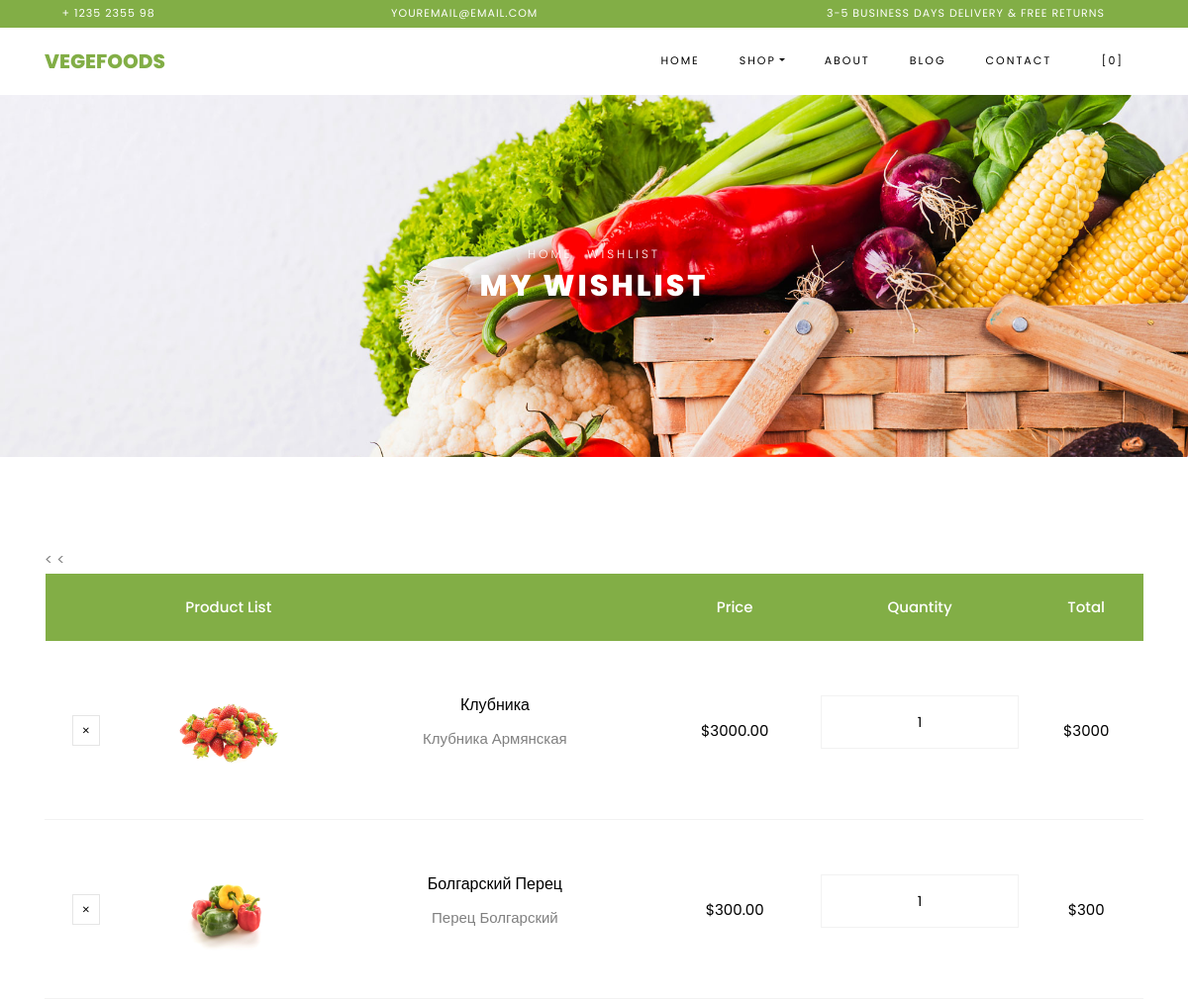
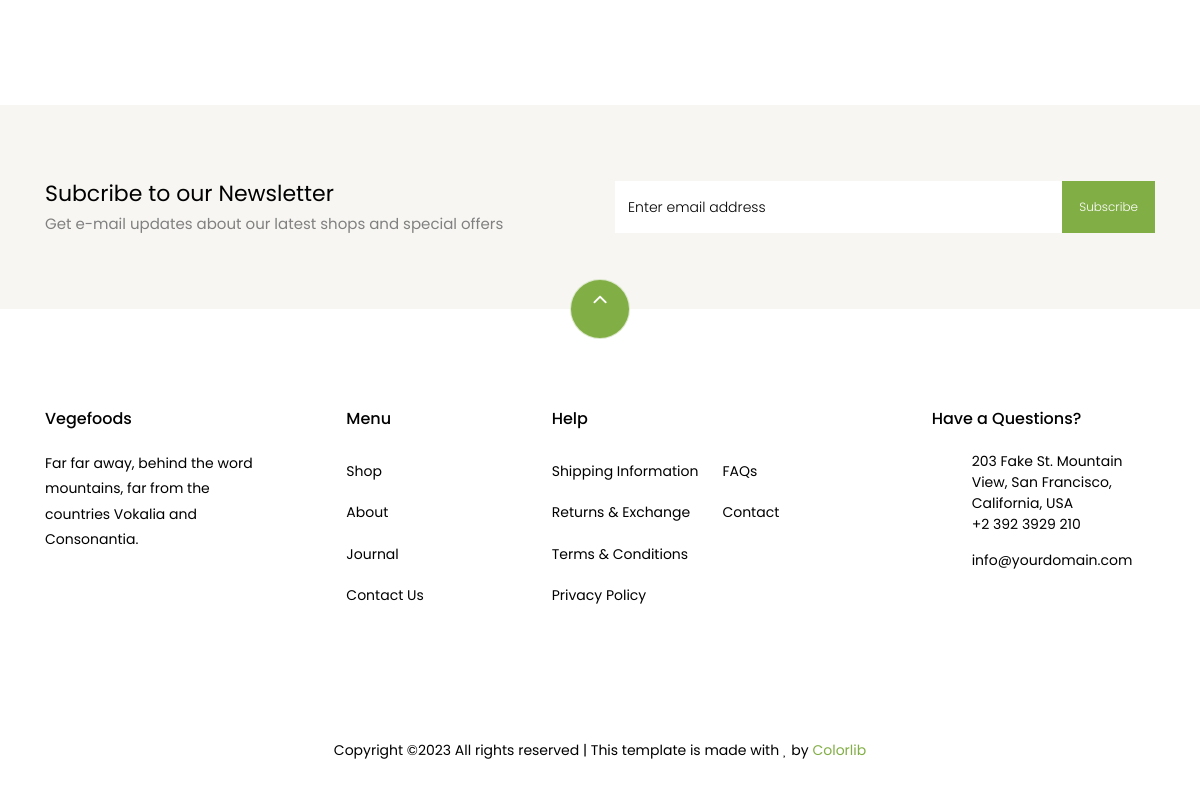
Page /cart/wishlist/ (signed in) on the committed database (2 pictures, top to bottom).
### apps/cart_shop/models.py (models this page shows, shortened)
class Wishlist(models.Model): #ТАБЛИЦА БАЗЫ ДАННЫХ СПИСКА ЖЕЛАЕМЫХ
   cart = models.ForeignKey(Cart, on_delete=models.CASCADE)
   product = models.ForeignKey(Product, on_delete=models.CASCADE)
   quantity = models.IntegerField(default=1)
   created_at = models.DateTimeField(auto_now_add=True)
   updated_at = models.DateTimeField(auto_now=True)

class Product(models.Model):
   name = models.CharField(max_length=255)
   price = models.DecimalField(max_digits=10, decimal_places=2)
   discount = models.IntegerField(null=True, blank=True)
   description = models.TextField()
   image = models.ImageField(upload_to='static/shop/images', null=True, blank=True)
   created_at = models.DateTimeField(auto_now_add=True)
   updated_at = models.DateTimeField(auto_now=True)

### apps/cart_shop/views.py (the view)
# urls.py: path('wishlist/', ViewWishlist.as_view(), name='wishlist'),
class ViewWishlist(View): #ОБРАБОТЧИК СПИСКА ЖЕЛАНИЙ
    def get(self, request):
        if request.user.is_authenticated: #ПРОВЕРКА НА АВТОРИЗАЦИЮ
            cart_items_wishlist = Wishlist.objects.filter(cart__user=request.user)
            data = list(cart_items_wishlist)
            context = {'cart_items_wishlist': data,
                       }
            return render(request, 'cart_shop/wishlist.html', context)
        return redirect('auth_shop:login')

### apps/cart_shop/templates/cart_shop/wishlist.html (shortened to what this page needs)
{% extends 'home/base.html' %}
{% load static %}
{% block content %}
{% load static %}
    <div class="hero-wrap hero-bread" style="background-image: url({% static 'shop/images/bg_1.jpg' %});">
      <div class="container">
        <div class="row no-gutters slider-text align-items-center justify-content-center">
          <div class="col-md-9 ftco-animate text-center">
          	<p class="breadcrumbs"><span class="mr-2"><a href="index.html">Home</a></span> <span>Wishlist</span></p>
            <h1 class="mb-0 bread">My Wishlist</h1>
          </div>
        </div>
      </div>
    </div>
    <section class="ftco-section ftco-cart">
			<div class="container">
				<div class="row">
    			<div class="col-md-12 ftco-animate">
    				<div class="cart-list">
	    				<table class="table">
						    <thead class="thead-primary">
						      <tr class="text-center">
						        <th>&nbsp;</th>
						        <th>Product List</th>
						        <th>&nbsp;</th>
						        <th>Price</th>
						        <th>Quantity</th>
						        <th>Total</th>
						      </tr>
						    </thead>
						    <tbody>
							{% for item in cart_items_wishlist %}
						      <tr class="text-center">
						      < <td class="product-remove"><a href="{% url 'cart_shop:del_from_wishlist' item.id %}"><span class="ion-ios-close"></span></a></td>
						        <td class="image-prod"><div class="img" style="background-image:url({{item.product.image.url}});"></div></td>
						        <td class="product-name">
						        	<h3>{{item.product.name}}</h3>
						        	<p>{{item.product.description}}</p>
						        </td>
						        <td class="price">${{item.product.price}}</td>
						        <td class="quantity">
						        	<div class="input-group mb-3">
					             	<input type="text" name="quantity" class="quantity form-control input-number" value={{item.quantity}} value="1" min="1" max="100">
					          	</div>
					          </td>
						        <td class="total">${% widthratio item.product.price 1 item.quantity %}</td>
						      </tr>
							{%endfor%}
						    </tbody>
						  </table>
					  </div>
    			</div>
    		</div>
			</div>
		</section>
{% endblock %}

### rows in the picture
Wishlist: product.image (picture), product.name "Клубника", product.description "Клубника Армянская", product.price "3000.00", quantity "1", product+quantity "3000"
Wishlist: product.image (picture), product.name "Болгарский Перец", product.description "Перец Болгарский", product.price "300.00", quantity "1", product+quantity "300"
